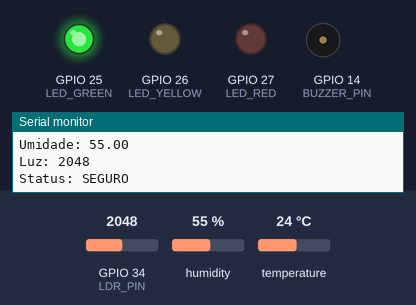
A sketch run on a simulated ESP32. Shown: output pins drawn as LEDs (lit = HIGH), buzzer (waves = sounding, pin HIGH), the last lines printed to the serial monitor. Inputs (shaded band) come from the test bench; at power-on: humidity 55 %, GPIO 34 (LDR_PIN) = 2048, temperature 24 °C. WiFi joins after 1.5 s; servers stay silent unless stated.

Above: at 2.7 s.
2.8 s: humidity set to 42 %
5.5 s: humidity set to 39 %
At 6.9 s:
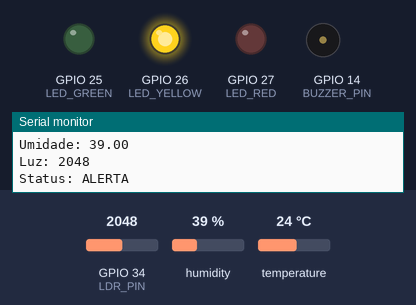
8.2 s: GPIO 34 (LDR_PIN) set to 525
10.9 s: GPIO 34 (LDR_PIN) set to 451
At 12.7 s:
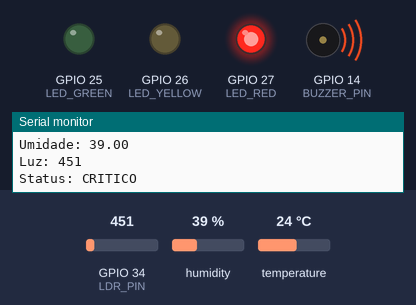
13.6 s: GPIO 34 (LDR_PIN) set to 540
At 16.5 s:
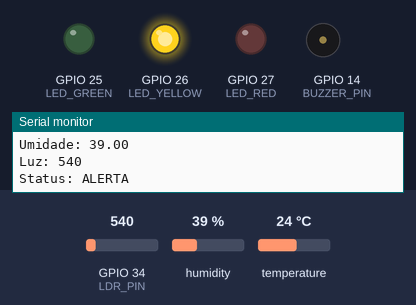
17.0 s: GPIO 34 (LDR_PIN) set to 491
At 18.4 s:
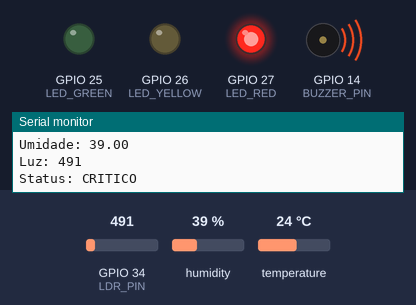
Timing chart, 0 to 20.0 s (numbered marks = the images above; inputs shaded):
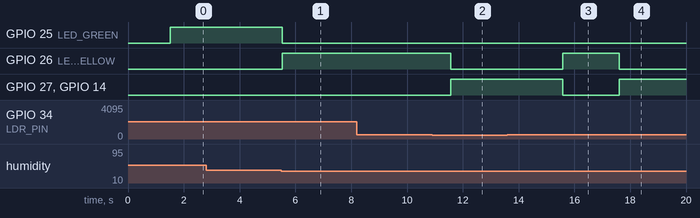

The sketch:

sketch.ino
```cpp
#include <WiFi.h>
#include <WebServer.h>
#include "DHTesp.h"

const char* ssid = "Wokwi-GUEST";
const char* password = "";

WebServer server(80);
DHTesp dhtSensor;

const int DHT_PIN = 15;
const int LDR_PIN = 34;

const int LED_GREEN = 25;
const int LED_YELLOW = 26;
const int LED_RED = 27;

const int BUZZER_PIN = 14;

float temperatura = 0;
float umidade = 0;
int luminosidade = 0;

String statusEstufa = "SEGURO";

void desligarSaidas() {
  digitalWrite(LED_GREEN, LOW);
  digitalWrite(LED_YELLOW, LOW);
  digitalWrite(LED_RED, LOW);
}

void handleRoot() {

  String cor = "#00ff00";

  if(statusEstufa == "ALERTA")
    cor = "#ffff00";

  if(statusEstufa == "CRITICO")
    cor = "#ff0000";

  String html = "<!DOCTYPE html><html><head>";
  html += "<meta http-equiv='refresh' content='2'>";
  html += "<title>SafeSpace</title>";
  html += "<style>";
  html += "body{background:#050505;color:white;font-family:Arial;text-align:center;}";
  html += ".card{background:#111;padding:20px;border-radius:15px;width:350px;margin:auto;margin-top:40px;}";
  html += ".status{font-size:40px;font-weight:bold;color:" + cor + ";}";
  html += "</style></head><body>";

  html += "<div class='card'>";
  html += "<h1>🌱 SafeSpace</h1>";
  html += "<p class='status'>" + statusEstufa + "</p>";
  html += "<p>🌡 Temperatura: " + String(temperatura,1) + " °C</p>";
  html += "<p>💧 Umidade: " + String(umidade,1) + " %</p>";
  html += "<p>☀ Luminosidade: " + String(luminosidade) + "</p>";
  html += "</div>";

  html += "</body></html>";

  server.send(200, "text/html", html);
}

void setup() {

  Serial.begin(115200);

  Serial.println();
  Serial.println("=== SAFESPACE ===");

  dhtSensor.setup(DHT_PIN, DHTesp::DHT22);

  pinMode(LED_GREEN, OUTPUT);
  pinMode(LED_YELLOW, OUTPUT);
  pinMode(LED_RED, OUTPUT);

  pinMode(BUZZER_PIN, OUTPUT);

  WiFi.begin(ssid, password);

  Serial.print("Conectando");

  while (WiFi.status() != WL_CONNECTED) {
    delay(500);
    Serial.print(".");
  }

  Serial.println();
  Serial.println("WiFi conectado");
  Serial.print("IP: ");
  Serial.println(WiFi.localIP());

  server.on("/", handleRoot);
  server.begin();

  Serial.println("Servidor iniciado");
}

void loop() {

  server.handleClient();

  TempAndHumidity dados = dhtSensor.getTempAndHumidity();

  temperatura = dados.temperature;
  umidade = dados.humidity;
  luminosidade = analogRead(LDR_PIN);

  desligarSaidas();

  // CRÍTICO
  if (
      temperatura >= 40 ||
      temperatura <= 5 ||
      umidade <= 20 ||
      luminosidade <= 500
  ) {

    statusEstufa = "CRITICO";

    digitalWrite(LED_RED, HIGH);


    digitalWrite(BUZZER_PIN, HIGH);

  }

  // ALERTA
  else if (
      temperatura > 30 ||
      temperatura < 18 ||
      umidade <= 40 ||
      luminosidade <= 2000
  ) {

    statusEstufa = "ALERTA";

    digitalWrite(LED_YELLOW, HIGH);

    digitalWrite(BUZZER_PIN, LOW);
  }

  // SEGURO
  else {

    statusEstufa = "SEGURO";

    digitalWrite(LED_GREEN, HIGH);

    digitalWrite(BUZZER_PIN, LOW);
  }

  Serial.println("==========");
  Serial.print("Temp: ");
  Serial.println(temperatura);

  Serial.print("Umidade: ");
  Serial.println(umidade);

  Serial.print("Luz: ");
  Serial.println(luminosidade);

  Serial.print("Status: ");
  Serial.println(statusEstufa);

  delay(2000);
}
```

Measured:
- the behaviour switches between 41 and 40 % on humidity (found by bisection; images 0 and 1)
- the behaviour switches between 501 and 500 on GPIO 34 (LDR_PIN) (found by bisection; images 1 and 2)
- after the input at 5.5 s, GPIO 25 (LED_GREEN): HIGH → LOW at once; GPIO 26 (LED_YELLOW): LOW → HIGH at once
- after the input at 10.9 s, GPIO 26 (LED_YELLOW): HIGH → LOW after 0.67 s; GPIO 27 (LED_RED), GPIO 14 (BUZZER_PIN): LOW → HIGH after 0.67 s
- after the input at 13.6 s, GPIO 26 (LED_YELLOW): LOW → HIGH after 2.0 s; GPIO 27 (LED_RED), GPIO 14 (BUZZER_PIN): HIGH → LOW after 2.0 s
- after the input at 17.0 s, GPIO 26 (LED_YELLOW): HIGH → LOW after 0.60 s; GPIO 27 (LED_RED), GPIO 14 (BUZZER_PIN): LOW → HIGH after 0.60 s
